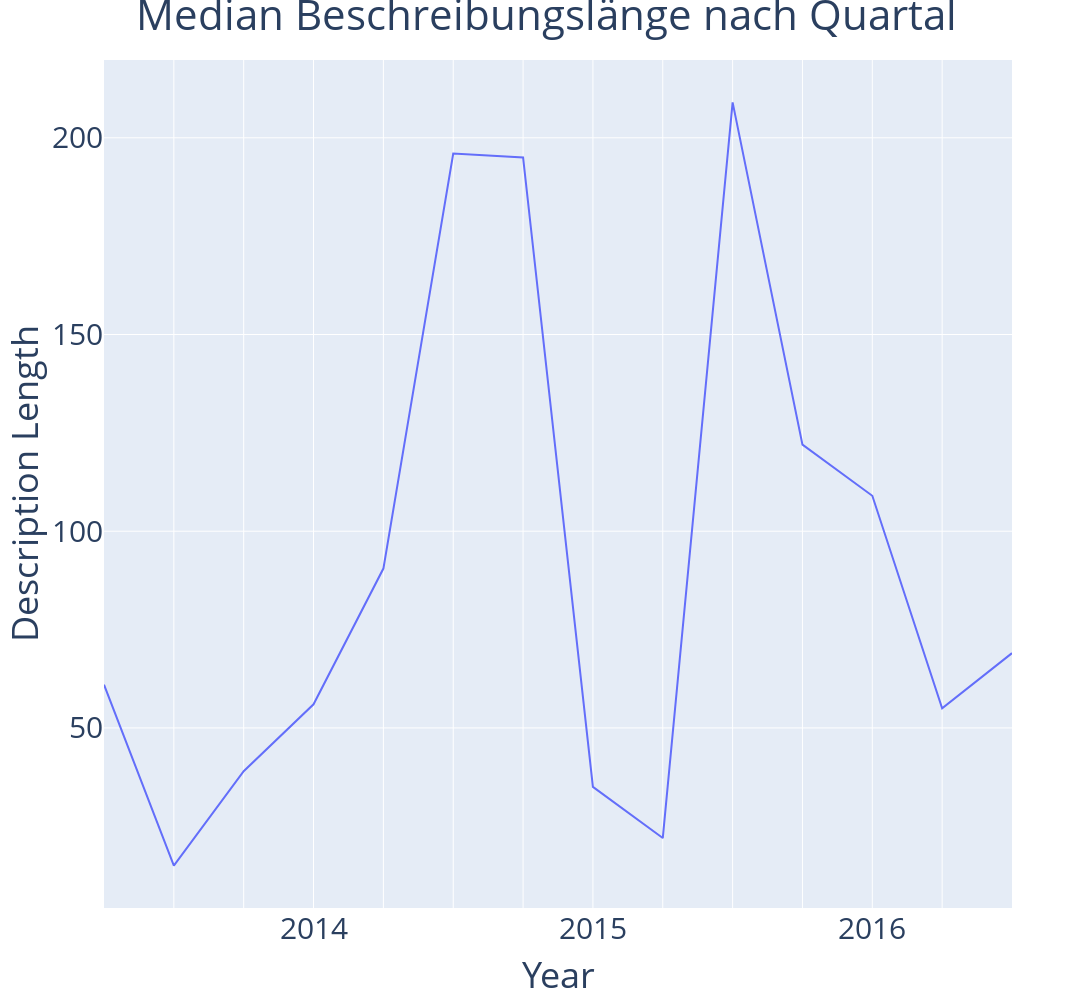

Write notebook code for a chart like this one.
### Code cell
by_quarter = show_episodes.groupby("quarter")["desc_length"].median().to_frame()
by_quarter.reset_index(inplace=True)

fig = px.line(
    by_quarter,
    x = "quarter", 
    y = "desc_length", 
    # template = "plotly_dark",
    labels = {"desc_length": "Description Length", "quarter": "Year", },
    width = 2000,
    height = 1000
    )

x_labels = [" " if not label.endswith("1") else label.split("/")[0] for label in shows["quarter"].unique()]

fig.update_layout(
    xaxis = dict(
        tickmode = 'array',
        tickvals = list(range(len(x_labels))),
        ticktext = x_labels
    ),
    title = "Median Beschreibungslänge nach Quartal",
    title_x = 0.5,
    font = {"size": 30}
)
fig.update_layout(legend_title_text='Show')

fig.write_html("plots/as_html/description_length_by_show.html") # save as html
fig.write_image("plots/as_png/description_length_by_show.png") # save as png

### Figure 1 — Plotly figure (JSON) as saved in the notebook; plotly's stock layout.template omitted (floating-point values rounded to 4 significant figures)
{"data": [{"hovertemplate": "Year=%{x}<br>Description Length=%{y}<extra></extra>", "legendgroup": "", "line": {"color": "#636efa", "dash": "solid"}, "marker": {"symbol": "circle"}, "mode": "lines", "name": "", "orientation": "v", "showlegend": false, "type": "scatter", "x": ["2013/3", "2014/1", "2015/1", "2015/2", "2015/3", "2015/4", "2016/1", "2017/4", "2018/4", "2019/4", "2020/1", "2020/4", "2021/1", "2021/2"], "xaxis": "x", "y": [61, 15, 39, 56, 90.5, 196, 195, 35, 22, 209, 122, 109, 55, 69], "yaxis": "y"}], "layout": {"font": {"size": 30}, "height": 1000, "legend": {"title": {"text": "Show"}, "tracegroupgap": 0}, "margin": {"t": 60}, "title": {"text": "Median Beschreibungslänge nach Quartal", "x": 0.5}, "width": 2000, "xaxis": {"anchor": "y", "domain": [0, 1], "tickmode": "array", "ticktext": [" ", " ", " ", "2014", " ", " ", " ", "2015", " ", " ", " ", "2016", " ", " ", " ", "2017", " ", " ", " ", "2018", " ", " ", " ", "2019", " ", " ", " ", "2020", " ", " ", " ", "2021", " ", " "], "tickvals": [0, 1, 2, 3, 4, 5, 6, 7, 8, 9, 10, 11, 12, 13, 14, 15, 16, 17, 18, 19, 20, 21, 22, 23, 24, 25, 26, 27, 28, 29, 30, 31, 32, 33], "title": {"text": "Year"}}, "yaxis": {"anchor": "x", "domain": [0, 1], "title": {"text": "Description Length"}}}}
